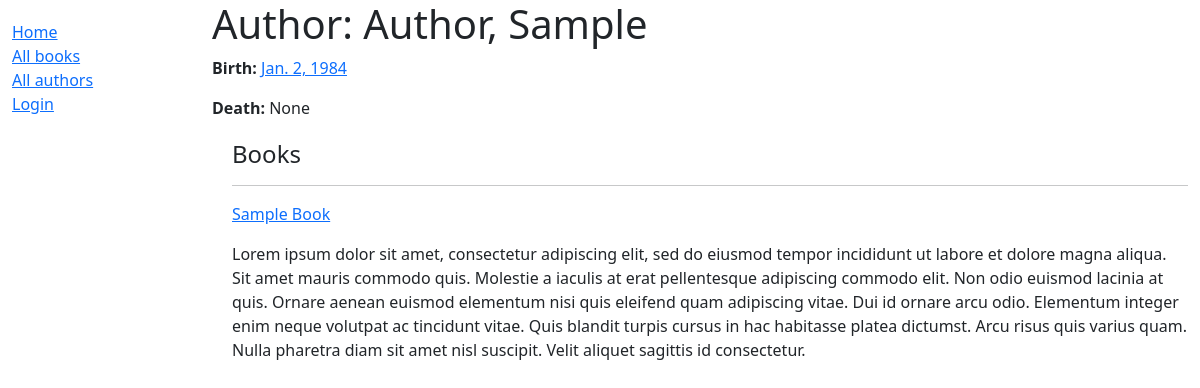
Page /catalog/authors/1 on the committed database.
### catalog/models.py (models this page shows, shortened)
class Author(models.Model):
    first_name = models.CharField(max_length=100)
    last_name = models.CharField(max_length=100)
    date_of_birth = models.DateField(null=True, blank=True)
    date_of_death = models.DateField(null=True, blank=True)
    class Meta:
        ordering = ["last_name", "first_name"]

class Book(models.Model):
    title = models.CharField(max_length=200)
    author = models.ForeignKey("Author", on_delete=models.SET_NULL, null=True)
    summary = models.TextField(
        max_length=1000, help_text="Enter brief summary of the book."
    )
    isbn = models.CharField(
        "ISBN", max_length=13, unique=True, help_text="Enter the book's ISBN number."
    )
    genre = models.ManyToManyField(Genre, help_text="Select genre for this book")
    language = models.ForeignKey(Language, on_delete=models.SET_NULL, null=True)

### catalog/views.py (the view)
# urls.py: path("authors/<int:pk>", views.AuthorDetailView.as_view(), name="author-detail"),
class AuthorDetailView(DetailView):
    model = Author
    template_name = "author_detail.html"
    context_object_name = "author_detail"

### templates/author_detail.html
{% extends "base.html" %}
{% block content %}
  <h1>Author: {{ author_detail.last_name }}, {{ author_detail.first_name }}</h1>
  <p><strong>Birth:</strong> <a href="">{{ author_detail.date_of_birth }}</a></p>
  <p><strong>Death:</strong> {{ author_detail.date_of_death }}</p>
  <div style="margin-left:20px;margin-top:20px">
    <h4>Books</h4>
    {% for book in  author_detail.book_set.all %}
      <hr>
        <p><a href="{% url "book-detail" book.pk %}">{{ book.title }}</a></p>
        <p>{{ book.summary }}</p>
    {% endfor %}
  </div>
{% endblock %}

### rows in the picture
Author: date_of_birth "Jan. 2, 1984", date_of_death "None"
Book: title "Sample Book", summary "Lorem ipsum dolor sit amet, consectetur adipiscing elit, sed do eiusmod tempor incididunt ut labore et dolore magna aliqua. Sit amet mauris commodo quis. Molestie a iaculis at erat pellentesque adipiscing commodo elit. Non odio euismod lacinia at quis. Ornare aenean euismod elementum nisi quis eleifend quam adipiscing vitae. Dui id ornare arcu odio. Elementum integer enim neque volutpat ac tincidunt vitae. Quis blandit turpis cursus in hac habitasse platea dictumst. Arcu risus quis varius quam. Nulla pharetra diam sit amet nisl suscipit. Velit aliquet sagittis id consectetur."
